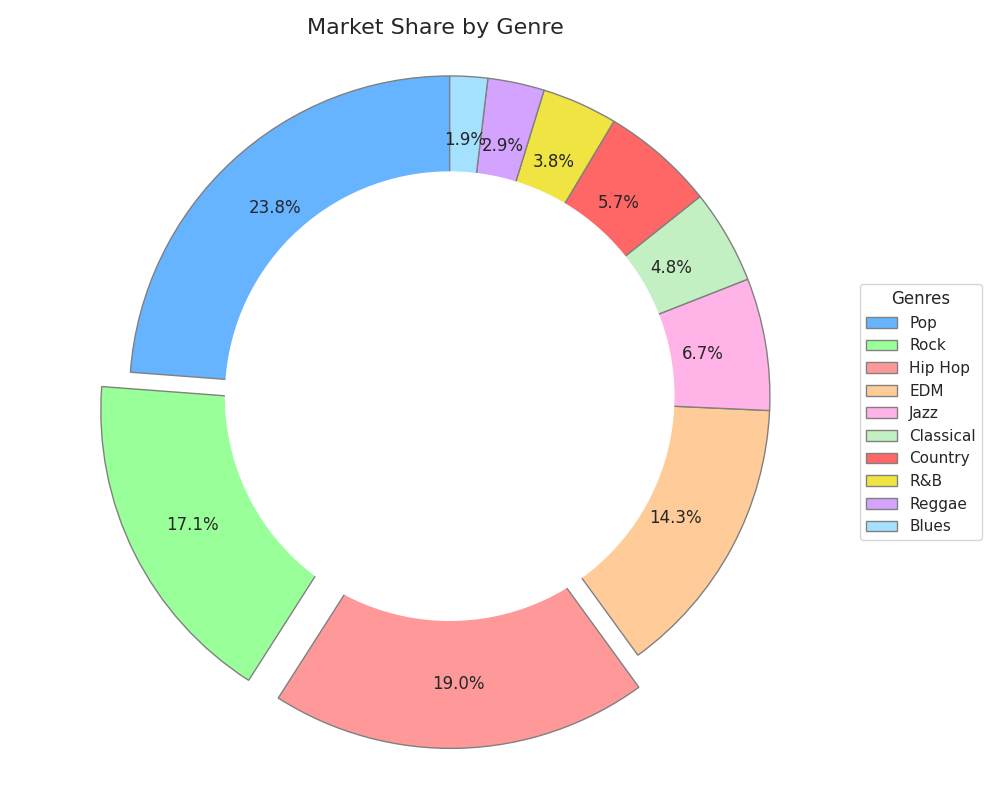

Source code (Python):
import matplotlib.pyplot as plt

genres = ['Pop', 'Rock', 'Hip Hop', 'EDM', 'Jazz', 'Classical', 'Country', 'R&B', 'Reggae', 'Blues']
market_share = [25, 18, 20, 15, 7, 5, 6, 4, 3, 2]
colors = ['#66b3ff', '#99ff99', '#ff9999', '#ffcc99', '#ffb3e6', 
          '#c2f0c2', '#ff6666', '#f0e442', '#d3a3ff', '#a3e1ff']
explode = (0, 0.1, 0.1, 0, 0, 0, 0, 0, 0, 0)

fig, ax = plt.subplots(figsize=(10, 8))
wedges, texts, autotexts = ax.pie(
    market_share, colors=colors, autopct='%1.1f%%', startangle=90,
    explode=explode, shadow=False, wedgeprops={'edgecolor': 'gray'},
    pctdistance=0.8
)

centre_circle = plt.Circle((0,0),0.70,fc='white')
fig.gca().add_artist(centre_circle)

ax.axis('equal')

ax.set_title("Market Share by Genre", fontsize=16)
ax.legend(wedges, genres, title="Genres", loc="center left", bbox_to_anchor=(1, 0, 0.5, 1))
ax.grid(True)

plt.tight_layout()
plt.show()
